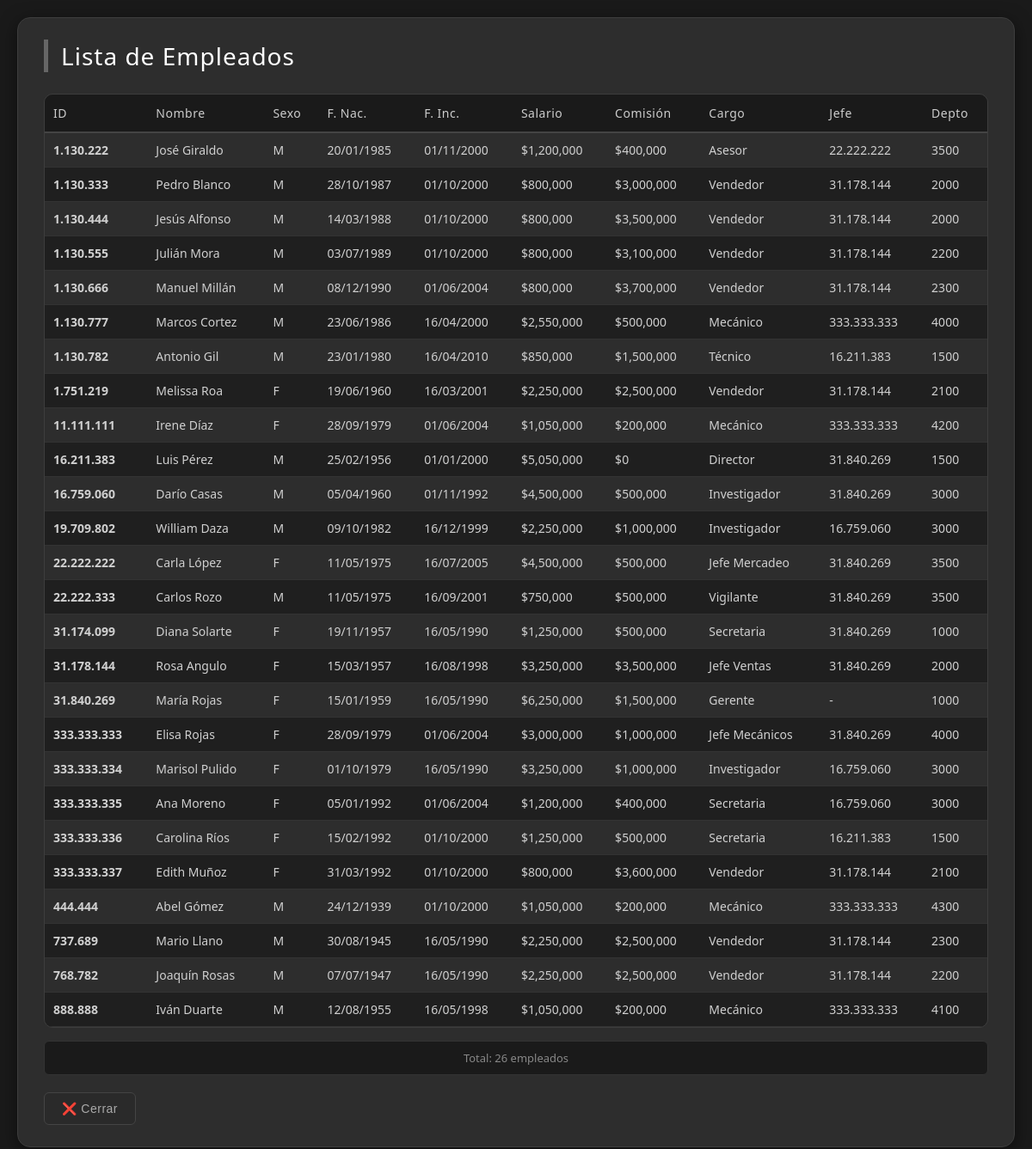
The app's page /listar.php with its own data.
### tables this page shows
CREATE TABLE `empleados` (
  `nDIEmp` varchar(12) NOT NULL,
  `nomEmp` varchar(30) NOT NULL,
  `sexEmp` char(1) NOT NULL,
  `fecNac` date NOT NULL,
  `fecIncorporacion` date NOT NULL,
  `salEmp` float NOT NULL,
  `comisionE` float NOT NULL,
  `cargoE` varchar(15) NOT NULL,
  `jefeID` varchar(12) DEFAULT NULL,
  `codDepto` varchar(4) NOT NULL,
  PRIMARY KEY (`nDIEmp`),
  KEY `FK_Empl` (`jefeID`),
  KEY `FK_Dpto` (`codDepto`),
  CONSTRAINT `FK_Dpto` FOREIGN KEY (`codDepto`) REFERENCES `departamentos` (`codDepto`),
  CONSTRAINT `FK_Empl` FOREIGN KEY (`jefeID`) REFERENCES `empleados` (`nDIEmp`)
);

### listar.php (the view, shortened to what this page needs)
<?php include 'config.php'; ?>
<!DOCTYPE html>
<html lang="es">
<head>
    <link rel="stylesheet" href="styles.css">
</head>
<body>
<div class="container">
    <h1> Lista de Empleados</h1>
    <?php
    $sql = "CALL listar_empleados()";
    $result = $conn->query($sql);
    ?>
    <div class="table-wrapper">
        <table>
            <thead>
                <tr>
                    <th>ID</th>
                    <th>Nombre</th>
                    <th>Sexo</th>
                    <th>F. Nac.</th>
                    <th>F. Inc.</th>
                    <th>Salario</th>
                    <th>Comisión</th>
                    <th>Cargo</th>
                    <th>Jefe</th>
                    <th>Depto</th>
                </tr>
            </thead>
            <tbody>
                <?php if ($result && $result->num_rows > 0): ?>
                    <?php while ($row = $result->fetch_assoc()): ?>
                        <tr>
                            <td><strong><?php echo $row['nDIEmp']; ?></strong></td>
                            <td><?php echo $row['nomEmp']; ?></td>
                            <td><?php echo $row['sexEmp']; ?></td>
                            <td><?php echo date('d/m/Y', strtotime($row['fecNac'])); ?></td>
                            <td><?php echo date('d/m/Y', strtotime($row['fecIncorporacion'])); ?></td>
                            <td>$<?php echo number_format($row['salEmp'], 0); ?></td>
                            <td>$<?php echo number_format($row['comisionE'], 0); ?></td>
                            <td><?php echo $row['cargoE']; ?></td>
                            <td><?php echo $row['jefeID'] ? $row['jefeID'] : '-'; ?></td>
                            <td><?php echo $row['codDepto']; ?></td>
                        </tr>
                    <?php endwhile; ?>
                <?php else: ?>
                    <tr><td colspan="10" class="vacio">No hay empleados registrados</td></tr>
                <?php endif; ?>
            </tbody>
        </table>
    </div>
    <div class="total">Total: <?php echo $result ? $result->num_rows : 0; ?> empleados</div>
    <div class="form-actions" style="margin-top: 20px;">
        <button onclick="window.close();" class="btn btn-secondary">❌ Cerrar</button>
    </div>
</div>
</body>
</html>

### styles.css (style rules this page uses)
* { margin: 0; padding: 0; box-sizing: border-box; }
body { font-family: 'Segoe UI', Tahoma, Geneva, Verdana, sans-serif; background: #1a1a1a; padding: 20px; color: #e0e0e0; }
.container { max-width: 1400px; margin: 0 auto; background: #2d2d2d; border-radius: 15px; padding: 25px 30px; box-shadow: 0 5px 20px rgba(0,0,0,0.5); border: 1px solid #3d3d3d; }
h1 { color: #ffffff; border-left: 5px solid #666666; padding-left: 15px; margin-bottom: 25px; font-size: 28px; font-weight: 300; letter-spacing: 1px; }
.btn { padding: 10px 20px; border: 1px solid #444444; border-radius: 6px; font-size: 14px; font-weight: 500; cursor: pointer; transition: all 0.3s ease; text-decoration: none; display: inline-block; background: transparent; color: #e0e0e0; letter-spacing: 0.5px; }
.btn-secondary { background: #2a2a2a; color: #aaaaaa; border-color: #444444; }
.form-actions { display: flex; gap: 10px; margin-top: 15px; flex-wrap: wrap; }
.table-wrapper { overflow-x: auto; border-radius: 10px; border: 1px solid #3d3d3d; }
table { width: 100%; border-collapse: collapse; font-size: 14px; }
th { background: #1a1a1a; color: #cccccc; font-weight: 500; padding: 12px 10px; text-align: left; border-bottom: 2px solid #444444; white-space: nowrap; letter-spacing: 0.5px; }
td { padding: 10px 10px; border-bottom: 1px solid #333333; color: #d0d0d0; }
tr:nth-child(even) td { background: #1f1f1f; }
.total { margin-top: 15px; font-size: 13px; color: #888888; padding: 10px; background: #1a1a1a; border-radius: 6px; text-align: center; border: 1px solid #333333; }

### records on screen
empleados: nDIEmp "1.130.222", nomEmp "José Giraldo", sexEmp "M", fecNac "20/01/1985", fecIncorporacion "01/11/2000", salEmp "1,200,000", comisionE "400,000", cargoE "Asesor", jefeID "22.222.222", codDepto "3500"
empleados: nDIEmp "1.130.333", nomEmp "Pedro Blanco", sexEmp "M", fecNac "28/10/1987", fecIncorporacion "01/10/2000", salEmp "800,000", comisionE "3,000,000", cargoE "Vendedor", jefeID "31.178.144", codDepto "2000"
empleados: nDIEmp "1.130.444", nomEmp "Jesús Alfonso", sexEmp "M", fecNac "14/03/1988", fecIncorporacion "01/10/2000", salEmp "800,000", comisionE "3,500,000", cargoE "Vendedor", jefeID "31.178.144", codDepto "2000"
empleados: nDIEmp "1.130.555", nomEmp "Julián Mora", sexEmp "M", fecNac "03/07/1989", fecIncorporacion "01/10/2000", salEmp "800,000", comisionE "3,100,000", cargoE "Vendedor", jefeID "31.178.144", codDepto "2200"
empleados: nDIEmp "1.130.666", nomEmp "Manuel Millán", sexEmp "M", fecNac "08/12/1990", fecIncorporacion "01/06/2004", salEmp "800,000", comisionE "3,700,000", cargoE "Vendedor", jefeID "31.178.144", codDepto "2300"
empleados: nDIEmp "1.130.777", nomEmp "Marcos Cortez", sexEmp "M", fecNac "23/06/1986", fecIncorporacion "16/04/2000", salEmp "2,550,000", comisionE "500,000", cargoE "Mecánico", jefeID "333.333.333", codDepto "4000"
empleados: nDIEmp "1.130.782", nomEmp "Antonio Gil", sexEmp "M", fecNac "23/01/1980", fecIncorporacion "16/04/2010", salEmp "850,000", comisionE "1,500,000", cargoE "Técnico", jefeID "16.211.383", codDepto "1500"
empleados: nDIEmp "1.751.219", nomEmp "Melissa Roa", sexEmp "F", fecNac "19/06/1960", fecIncorporacion "16/03/2001", salEmp "2,250,000", comisionE "2,500,000", cargoE "Vendedor", jefeID "31.178.144", codDepto "2100"
empleados: nDIEmp "11.111.111", nomEmp "Irene Díaz", sexEmp "F", fecNac "28/09/1979", fecIncorporacion "01/06/2004", salEmp "1,050,000", comisionE "200,000", cargoE "Mecánico", jefeID "333.333.333", codDepto "4200"
empleados: nDIEmp "16.211.383", nomEmp "Luis Pérez", sexEmp "M", fecNac "25/02/1956", fecIncorporacion "01/01/2000", salEmp "5,050,000", comisionE "0", cargoE "Director", jefeID "31.840.269", codDepto "1500"
empleados: nDIEmp "16.759.060", nomEmp "Darío Casas", sexEmp "M", fecNac "05/04/1960", fecIncorporacion "01/11/1992", salEmp "4,500,000", comisionE "500,000", cargoE "Investigador", jefeID "31.840.269", codDepto "3000"
empleados: nDIEmp "19.709.802", nomEmp "William Daza", sexEmp "M", fecNac "09/10/1982", fecIncorporacion "16/12/1999", salEmp "2,250,000", comisionE "1,000,000", cargoE "Investigador", jefeID "16.759.060", codDepto "3000"
empleados: nDIEmp "22.222.222", nomEmp "Carla López", sexEmp "F", fecNac "11/05/1975", fecIncorporacion "16/07/2005", salEmp "4,500,000", comisionE "500,000", cargoE "Jefe Mercadeo", jefeID "31.840.269", codDepto "3500"
empleados: nDIEmp "22.222.333", nomEmp "Carlos Rozo", sexEmp "M", fecNac "11/05/1975", fecIncorporacion "16/09/2001", salEmp "750,000", comisionE "500,000", cargoE "Vigilante", jefeID "31.840.269", codDepto "3500"
empleados: nDIEmp "31.174.099", nomEmp "Diana Solarte", sexEmp "F", fecNac "19/11/1957", fecIncorporacion "16/05/1990", salEmp "1,250,000", comisionE "500,000", cargoE "Secretaria", jefeID "31.840.269", codDepto "1000"
empleados: nDIEmp "31.178.144", nomEmp "Rosa Angulo", sexEmp "F", fecNac "15/03/1957", fecIncorporacion "16/08/1998", salEmp "3,250,000", comisionE "3,500,000", cargoE "Jefe Ventas", jefeID "31.840.269", codDepto "2000"
empleados: nDIEmp "31.840.269", nomEmp "María Rojas", sexEmp "F", fecNac "15/01/1959", fecIncorporacion "16/05/1990", salEmp "6,250,000", comisionE "1,500,000", cargoE "Gerente", codDepto "1000"
empleados: nDIEmp "333.333.333", nomEmp "Elisa Rojas", sexEmp "F", fecNac "28/09/1979", fecIncorporacion "01/06/2004", salEmp "3,000,000", comisionE "1,000,000", cargoE "Jefe Mecánicos", jefeID "31.840.269", codDepto "4000"
empleados: nDIEmp "333.333.334", nomEmp "Marisol Pulido", sexEmp "F", fecNac "01/10/1979", fecIncorporacion "16/05/1990", salEmp "3,250,000", comisionE "1,000,000", cargoE "Investigador", jefeID "16.759.060", codDepto "3000"
empleados: nDIEmp "333.333.335", nomEmp "Ana Moreno", sexEmp "F", fecNac "05/01/1992", fecIncorporacion "01/06/2004", salEmp "1,200,000", comisionE "400,000", cargoE "Secretaria", jefeID "16.759.060", codDepto "3000"
empleados: nDIEmp "333.333.336", nomEmp "Carolina Ríos", sexEmp "F", fecNac "15/02/1992", fecIncorporacion "01/10/2000", salEmp "1,250,000", comisionE "500,000", cargoE "Secretaria", jefeID "16.211.383", codDepto "1500"
empleados: nDIEmp "333.333.337", nomEmp "Edith Muñoz", sexEmp "F", fecNac "31/03/1992", fecIncorporacion "01/10/2000", salEmp "800,000", comisionE "3,600,000", cargoE "Vendedor", jefeID "31.178.144", codDepto "2100"
empleados: nDIEmp "444.444", nomEmp "Abel Gómez", sexEmp "M", fecNac "24/12/1939", fecIncorporacion "01/10/2000", salEmp "1,050,000", comisionE "200,000", cargoE "Mecánico", jefeID "333.333.333", codDepto "4300"
empleados: nDIEmp "737.689", nomEmp "Mario Llano", sexEmp "M", fecNac "30/08/1945", fecIncorporacion "16/05/1990", salEmp "2,250,000", comisionE "2,500,000", cargoE "Vendedor", jefeID "31.178.144", codDepto "2300"
empleados: nDIEmp "768.782", nomEmp "Joaquín Rosas", sexEmp "M", fecNac "07/07/1947", fecIncorporacion "16/05/1990", salEmp "2,250,000", comisionE "2,500,000", cargoE "Vendedor", jefeID "31.178.144", codDepto "2200"
empleados: nDIEmp "888.888", nomEmp "Iván Duarte", sexEmp "M", fecNac "12/08/1955", fecIncorporacion "16/05/1998", salEmp "1,050,000", comisionE "200,000", cargoE "Mecánico", jefeID "333.333.333", codDepto "4100"

### other values on screen
$result->num_rows "26"
